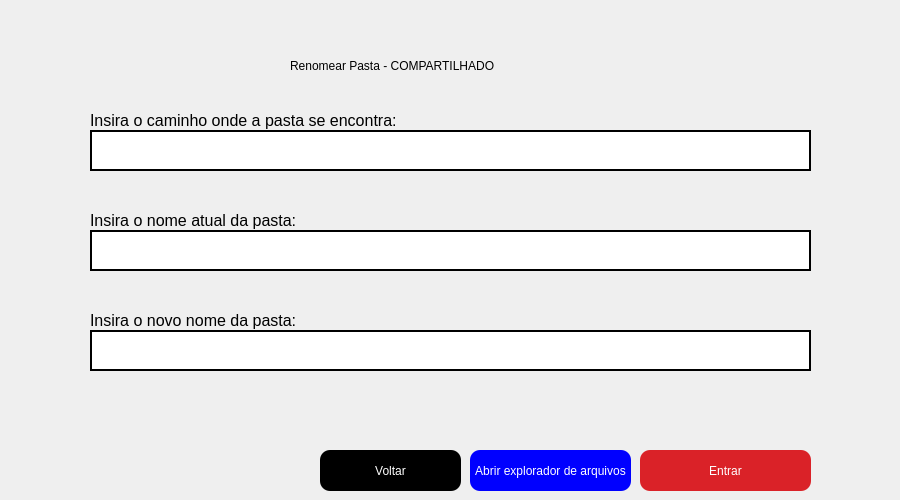
<?xml version="1.0" encoding="UTF-8"?>
<ui version="4.0">
 <class>Form</class>
 <widget class="QWidget" name="Form">
  <property name="geometry">
   <rect>
    <x>0</x>
    <y>0</y>
    <width>900</width>
    <height>500</height>
   </rect>
  </property>
  <property name="minimumSize">
   <size>
    <width>900</width>
    <height>500</height>
   </size>
  </property>
  <property name="maximumSize">
   <size>
    <width>900</width>
    <height>500</height>
   </size>
  </property>
  <property name="windowTitle">
   <string>Form</string>
  </property>
  <widget class="QLabel" name="lbl_nome_novo">
   <property name="geometry">
    <rect>
     <x>90</x>
     <y>310</y>
     <width>581</width>
     <height>21</height>
    </rect>
   </property>
   <property name="font">
    <font>
     <pointsize>12</pointsize>
    </font>
   </property>
   <property name="text">
    <string>Insira o novo nome da pasta:</string>
   </property>
  </widget>
  <widget class="QPushButton" name="btn_voltar">
   <property name="geometry">
    <rect>
     <x>320</x>
     <y>450</y>
     <width>141</width>
     <height>41</height>
    </rect>
   </property>
   <property name="styleSheet">
    <string notr="true">background-color: black;
color: white;
border-radius: 10px;</string>
   </property>
   <property name="text">
    <string>Voltar</string>
   </property>
   <property name="autoDefault">
    <bool>true</bool>
   </property>
   <property name="default">
    <bool>true</bool>
   </property>
  </widget>
  <widget class="QLineEdit" name="txt_caminho_pasta">
   <property name="geometry">
    <rect>
     <x>90</x>
     <y>130</y>
     <width>721</width>
     <height>41</height>
    </rect>
   </property>
   <property name="font">
    <font>
     <pointsize>20</pointsize>
    </font>
   </property>
   <property name="styleSheet">
    <string notr="true">background-color: white;
border: 2px solid black;
</string>
   </property>
   <property name="text">
    <string/>
   </property>
  </widget>
  <widget class="QLabel" name="lbl_caminho_arquivo">
   <property name="geometry">
    <rect>
     <x>90</x>
     <y>110</y>
     <width>441</width>
     <height>21</height>
    </rect>
   </property>
   <property name="font">
    <font>
     <pointsize>12</pointsize>
    </font>
   </property>
   <property name="text">
    <string>Insira o caminho onde a pasta se encontra: </string>
   </property>
  </widget>
  <widget class="QPushButton" name="btn_explorador_pasta">
   <property name="geometry">
    <rect>
     <x>470</x>
     <y>450</y>
     <width>161</width>
     <height>41</height>
    </rect>
   </property>
   <property name="styleSheet">
    <string notr="true">background-color: blue;
color: white;
border-radius: 10px;</string>
   </property>
   <property name="text">
    <string>Abrir explorador de arquivos</string>
   </property>
   <property name="autoDefault">
    <bool>true</bool>
   </property>
   <property name="default">
    <bool>true</bool>
   </property>
  </widget>
  <widget class="QLabel" name="lbl_nome_atual">
   <property name="geometry">
    <rect>
     <x>90</x>
     <y>210</y>
     <width>581</width>
     <height>21</height>
    </rect>
   </property>
   <property name="font">
    <font>
     <pointsize>12</pointsize>
    </font>
   </property>
   <property name="text">
    <string>Insira o nome atual da pasta:</string>
   </property>
  </widget>
  <widget class="QLineEdit" name="txt_nome_atual_pasta">
   <property name="geometry">
    <rect>
     <x>90</x>
     <y>230</y>
     <width>721</width>
     <height>41</height>
    </rect>
   </property>
   <property name="font">
    <font>
     <pointsize>20</pointsize>
    </font>
   </property>
   <property name="styleSheet">
    <string notr="true">background-color: white;
border: 2px solid black;
</string>
   </property>
   <property name="text">
    <string/>
   </property>
  </widget>
  <widget class="QLineEdit" name="txt_nome_novo_pasta">
   <property name="geometry">
    <rect>
     <x>90</x>
     <y>330</y>
     <width>721</width>
     <height>41</height>
    </rect>
   </property>
   <property name="font">
    <font>
     <pointsize>20</pointsize>
    </font>
   </property>
   <property name="styleSheet">
    <string notr="true">background-color: white;
border: 2px solid black;
</string>
   </property>
   <property name="text">
    <string/>
   </property>
  </widget>
  <widget class="QPushButton" name="btn_entrar">
   <property name="geometry">
    <rect>
     <x>640</x>
     <y>450</y>
     <width>171</width>
     <height>41</height>
    </rect>
   </property>
   <property name="styleSheet">
    <string notr="true">background-color: #DA2228;
color: white;
border-radius: 10px;</string>
   </property>
   <property name="text">
    <string>Entrar</string>
   </property>
   <property name="autoDefault">
    <bool>true</bool>
   </property>
   <property name="default">
    <bool>true</bool>
   </property>
  </widget>
  <widget class="QLabel" name="lbl_barra_2">
   <property name="geometry">
    <rect>
     <x>880</x>
     <y>-40</y>
     <width>20</width>
     <height>611</height>
    </rect>
   </property>
   <property name="styleSheet">
    <string notr="true"/>
   </property>
   <property name="text">
    <string/>
   </property>
   <property name="pixmap">
    <pixmap>../imagens/faixa.png</pixmap>
   </property>
   <property name="scaledContents">
    <bool>true</bool>
   </property>
   <property name="wordWrap">
    <bool>false</bool>
   </property>
  </widget>
  <widget class="QLabel" name="lbl_logo">
   <property name="geometry">
    <rect>
     <x>80</x>
     <y>460</y>
     <width>121</width>
     <height>31</height>
    </rect>
   </property>
   <property name="text">
    <string/>
   </property>
   <property name="pixmap">
    <pixmap>../imagens/logo.png</pixmap>
   </property>
   <property name="scaledContents">
    <bool>true</bool>
   </property>
  </widget>
  <widget class="QLabel" name="lbl_titulo">
   <property name="geometry">
    <rect>
     <x>290</x>
     <y>50</y>
     <width>431</width>
     <height>31</height>
    </rect>
   </property>
   <property name="styleSheet">
    <string notr="true">font: 15pt &quot;MS Shell Dlg 2&quot;;</string>
   </property>
   <property name="text">
    <string>Renomear Pasta - COMPARTILHADO</string>
   </property>
  </widget>
  <widget class="QLabel" name="lbl_barra_3">
   <property name="geometry">
    <rect>
     <x>0</x>
     <y>-50</y>
     <width>20</width>
     <height>621</height>
    </rect>
   </property>
   <property name="styleSheet">
    <string notr="true"/>
   </property>
   <property name="text">
    <string/>
   </property>
   <property name="pixmap">
    <pixmap>../imagens/faixa.png</pixmap>
   </property>
   <property name="scaledContents">
    <bool>true</bool>
   </property>
   <property name="wordWrap">
    <bool>false</bool>
   </property>
  </widget>
 </widget>
 <tabstops>
  <tabstop>txt_caminho_pasta</tabstop>
  <tabstop>txt_nome_atual_pasta</tabstop>
  <tabstop>txt_nome_novo_pasta</tabstop>
  <tabstop>btn_entrar</tabstop>
  <tabstop>btn_explorador_pasta</tabstop>
  <tabstop>btn_voltar</tabstop>
 </tabstops>
 <resources/>
 <connections/>
</ui>
